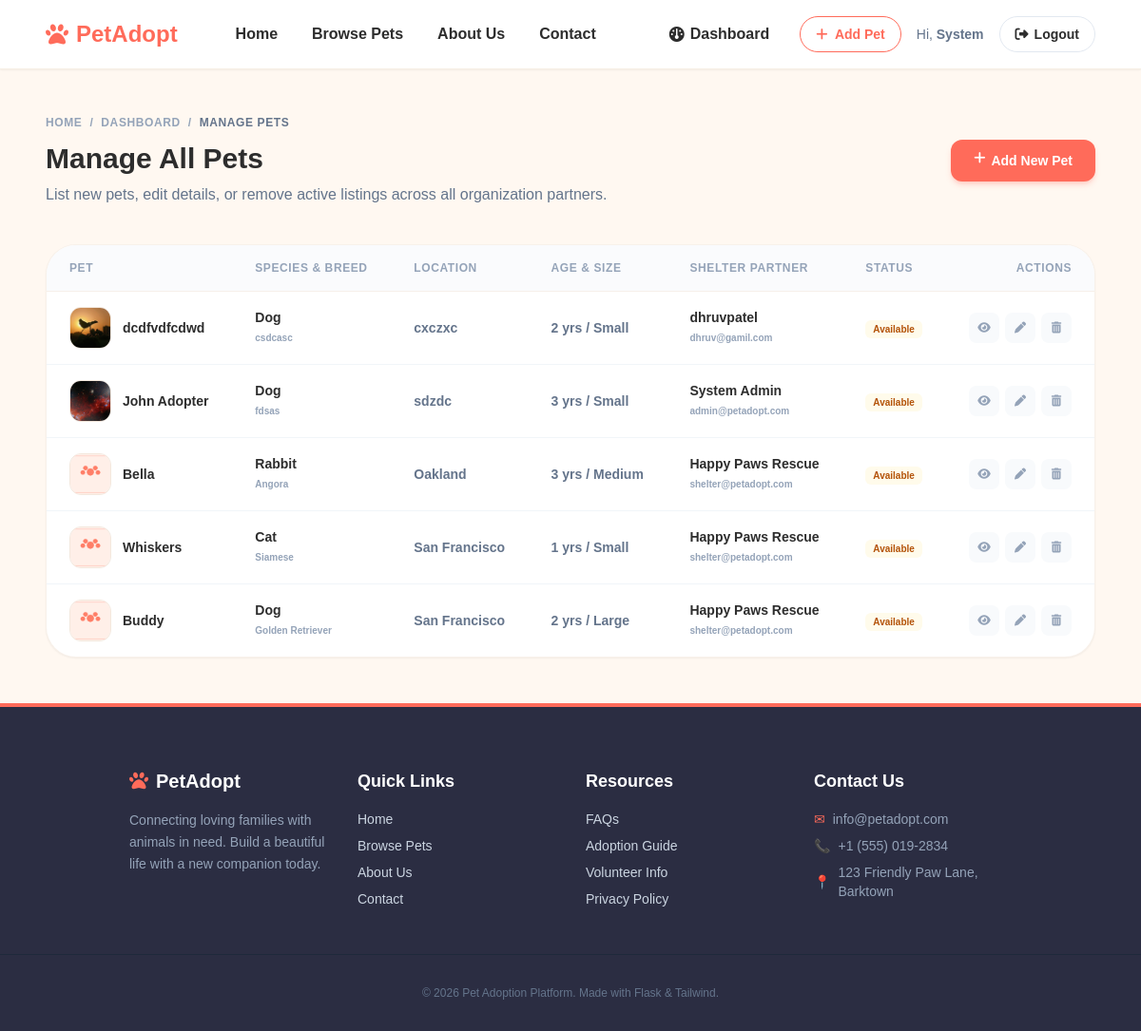
Before: /admin/manage-pets (signed in) with the older database file.
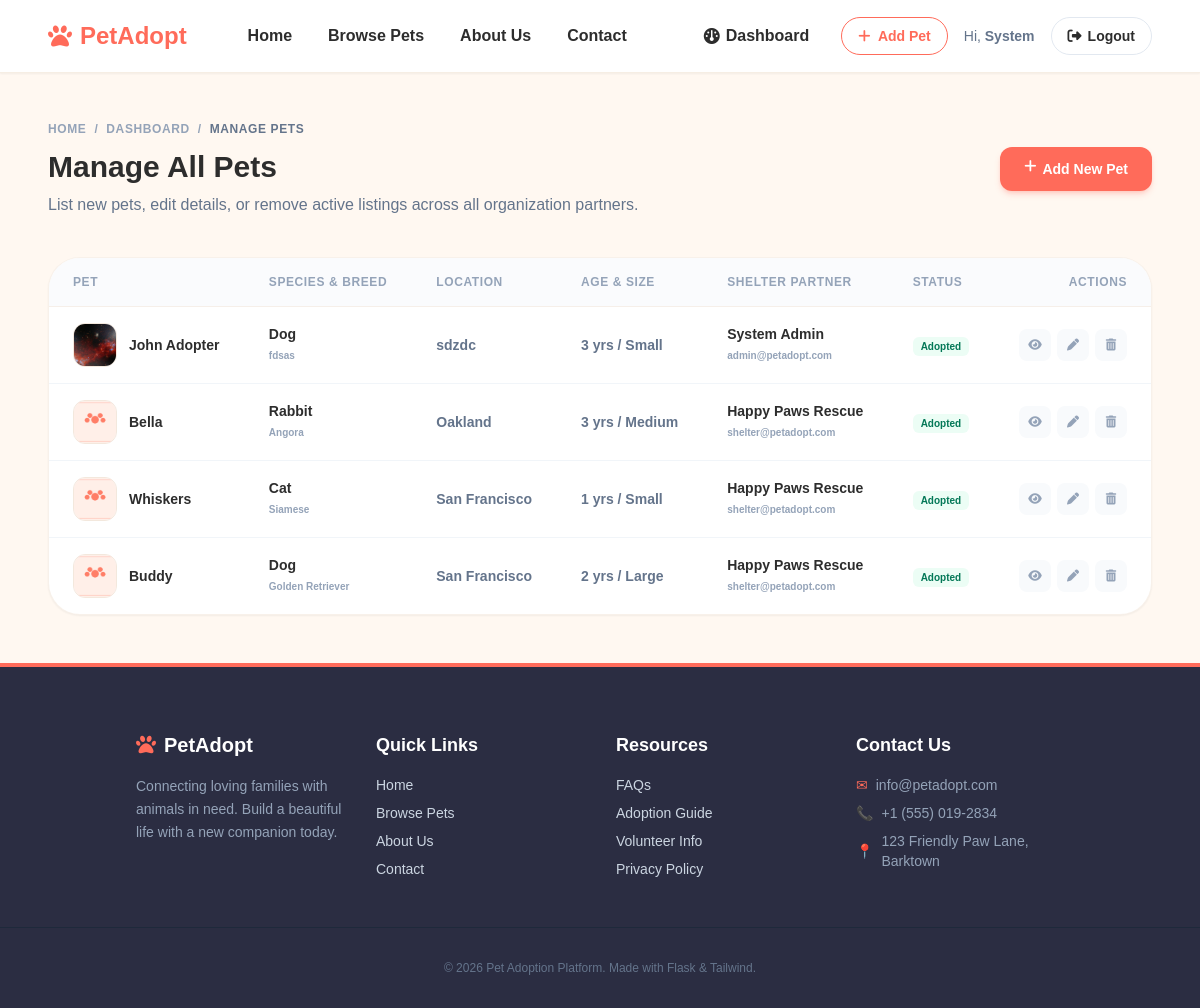
After: the same page with the newer database file.
### models.py (models this page shows, shortened)
class Pet(db.Model):
    __tablename__ = 'pets'
    id = db.Column(db.Integer, primary_key=True)
    name = db.Column(db.String(100), nullable=False)
    species = db.Column(db.String(50), nullable=False)  # Dog, Cat, Rabbit, Bird, Other
    breed = db.Column(db.String(100), nullable=True)
    age = db.Column(db.Integer, nullable=True)
    gender = db.Column(db.String(20), nullable=False)  # Male, Female
    size = db.Column(db.String(20), nullable=False)  # Small, Medium, Large
    color = db.Column(db.String(50), nullable=True)
    description = db.Column(db.Text, nullable=True)
    photo = db.Column(db.String(255), nullable=True, default='default_pet.png')
    location = db.Column(db.String(100), nullable=False)
    vaccinated = db.Column(db.Boolean, default=False)
    is_adopted = db.Column(db.Boolean, default=False)
    shelter_id = db.Column(db.Integer, db.ForeignKey('users.id'), nullable=False)
    created_at = db.Column(db.DateTime, default=datetime.utcnow)
    applications = db.relationship('AdoptionApplication', backref='pet', lazy=True, cascade="all, delete-orphan")

class User(db.Model, UserMixin):
    __tablename__ = 'users'
    id = db.Column(db.Integer, primary_key=True)
    name = db.Column(db.String(100), nullable=False)
    email = db.Column(db.String(120), unique=True, nullable=False)
    password_hash = db.Column(db.String(255), nullable=False)
    role = db.Column(db.String(20), nullable=False, default='adopter')  # adopter, shelter, admin
    phone = db.Column(db.String(20), nullable=True)
    city = db.Column(db.String(100), nullable=True)
    created_at = db.Column(db.DateTime, default=datetime.utcnow)
    pets = db.relationship('Pet', backref='shelter', lazy=True, cascade="all, delete-orphan")
    applications = db.relationship('AdoptionApplication', backref='applicant', lazy=True, cascade="all, delete-orphan")

### admin_routes.py (the view)
@admin_bp.route('/admin/manage-pets')
@login_required
@role_required('admin')
def manage_pets():
    pets = Pet.query.order_by(Pet.created_at.desc()).all()
    return render_template('admin/manage_pets.html', pets=pets)

### utils.py (called while the page is built)
def role_required(*roles):
    def decorator(f):
        @wraps(f)
        def decorated_function(*args, **kwargs):
            if not current_user.is_authenticated or current_user.role not in roles:
                abort(403)
            return f(*args, **kwargs)
        return decorated_function
    return decorator

### templates/admin/manage_pets.html (shortened to what the changed rows need)
{% extends 'base.html' %}
{% block content %}
<div class="container mx-auto max-w-7xl px-6 md:px-12 py-12 text-left">
    <div class="mb-10 flex flex-col md:flex-row md:items-center justify-between gap-6 animate-fade-in-up">
        <div>
            <h1 class="text-3xl font-black text-dark mb-2">Manage All Pets</h1>
        </div>
    </div>
    <div class="animate-fade-in-up" style="animation-delay: 100ms;">
        {% if pets %}
            <div class="hidden md:block bg-white border border-border/60 rounded-[32px] overflow-hidden shadow-sm">
                <table class="w-full text-left border-collapse">
                    <thead>
                        <tr class="bg-slate-50/70 border-b border-border/60">
                            <th class="py-4 px-6 text-xs font-bold text-slate-400 uppercase tracking-wider">Pet</th>
                            <th class="py-4 px-6 text-xs font-bold text-slate-400 uppercase tracking-wider">Species &amp; Breed</th>
                            <th class="py-4 px-6 text-xs font-bold text-slate-400 uppercase tracking-wider">Location</th>
                            <th class="py-4 px-6 text-xs font-bold text-slate-400 uppercase tracking-wider">Age &amp; Size</th>
                            <th class="py-4 px-6 text-xs font-bold text-slate-400 uppercase tracking-wider">Shelter Partner</th>
                            <th class="py-4 px-6 text-xs font-bold text-slate-400 uppercase tracking-wider">Status</th>
                            <th class="py-4 px-6 text-xs font-bold text-slate-400 uppercase tracking-wider text-right">Actions</th>
                        </tr>
                    </thead>
                    <tbody class="divide-y divide-slate-100">
                        {% for pet in pets %}
                            <tr class="hover:bg-slate-50/30 transition-colors">
                                <td class="py-4 px-6">
                                    <div class="flex items-center gap-3">
                                        <div class="w-11 h-11 rounded-xl overflow-hidden border border-border bg-slate-50 flex-shrink-0">
                                            {% if pet.photo %}
                                                <img src="{{ url_for('static', filename='uploads/pet_photos/' + pet.photo) }}" alt="{{ pet.name }}" class="w-full h-full object-cover">
                                            {% else %}
                                                <img src="{{ url_for('static', filename='uploads/pet_photos/default_pet.png') }}" alt="{{ pet.name }}" class="w-full h-full object-cover">
                                            {% endif %}
                                        </div>
                                        <h4 class="text-sm font-black text-dark">{{ pet.name }}</h4>
                                    </div>
                                </td>
                                <td class="py-4 px-6 text-sm text-dark font-bold">
                                    {{ pet.species }}
                                    <span class="block text-[10px] text-slate-400 font-semibold mt-0.5">
                                        {% if pet.breed %}{{ pet.breed }}{% else %}Mixed{% endif %}
                                    </span>
                                </td>
                                <td class="py-4 px-6 text-sm text-slate-500 font-semibold">
                                    {{ pet.location }}
                                </td>
                                <td class="py-4 px-6 text-sm text-slate-500 font-semibold">
                                    {{ pet.age }} yrs / {{ pet.size }}
                                </td>
                                <td class="py-4 px-6 text-sm text-dark font-bold">
                                    {{ pet.shelter.name }}
                                    <span class="block text-[10px] text-slate-400 font-semibold mt-0.5">
                                        {{ pet.shelter.email }}
                                    </span>
                                </td>
                                <td class="py-4 px-6">
                                    {% if pet.is_adopted %}
                                        <span class="inline-flex text-[10px] font-bold px-2 py-0.5 bg-emerald-50 text-emerald-700 rounded-md">Adopted</span>
                                    {% else %}
                                        <span class="inline-flex text-[10px] font-bold px-2 py-0.5 bg-amber-50 text-amber-700 rounded-md">Available</span>
                                    {% endif %}
                                </td>
                                <td class="py-4 px-6 text-right">
                                    <div class="flex justify-end items-center gap-1.5">
                                        <a
                                          href="{{ url_for('pets.pet_detail', pet_id=pet.id) }}"
                                          class="w-8 h-8 rounded-lg bg-slate-50 text-slate-400 hover:text-primary hover:bg-primary-light flex items-center justify-center transition-colors"
                                          title="View Details"
                                        >
                                            <i class="fa-solid fa-eye text-xs"></i>
                                        </a>
                                        <a
                                          href="{{ url_for('pets.edit_pet', pet_id=pet.id) }}"
                                          class="w-8 h-8 rounded-lg bg-slate-50 text-slate-400 hover:text-emerald-500 hover:bg-emerald-50 flex items-center justify-center transition-colors"
                                          title="Edit details"
                                        >
                                            <i class="fa-solid fa-pen text-xs"></i>
                                        </a>
                                        <form
                                          action="{{ url_for('pets.delete_pet', pet_id=pet.id) }}"
                                          method="POST"
                                          class="inline-block"
                                          onsubmit="return confirm('Are you sure you want to delete listing for {{ pet.name }}?');"
                                        >
                                            <button
                                              type="submit"
                                              class="w-8 h-8 rounded-lg bg-slate-50 text-slate-400 hover:text-red-500 hover:bg-red-50 flex items-center justify-center transition-colors"
                                              title="Delete listing"
                                            >
                                                <i class="fa-solid fa-trash-can text-xs"></i>
                                            </button>
                                        </form>
                                    </div>
                                </td>
                            </tr>
                        {% endfor %}
                    </tbody>
                </table>
            </div>
        {% endif %}
    </div>
</div>
{% endblock %}

Changed rows visible on the page:
removed Pet: photo (picture), name "dcdfvdfcdwd", species "Dog", breed "csdcasc", location "cxczxc", age "2", size "Small", shelter.name "dhruvpatel", shelter.email "dhruv@gamil.com", is_adopted "Available"
changed Pet "John Adopter": is_adopted "Available" → "Adopted"
changed Pet "Bella": is_adopted "Available" → "Adopted"
changed Pet "Whiskers": is_adopted "Available" → "Adopted"
changed Pet "Buddy": is_adopted "Available" → "Adopted"
